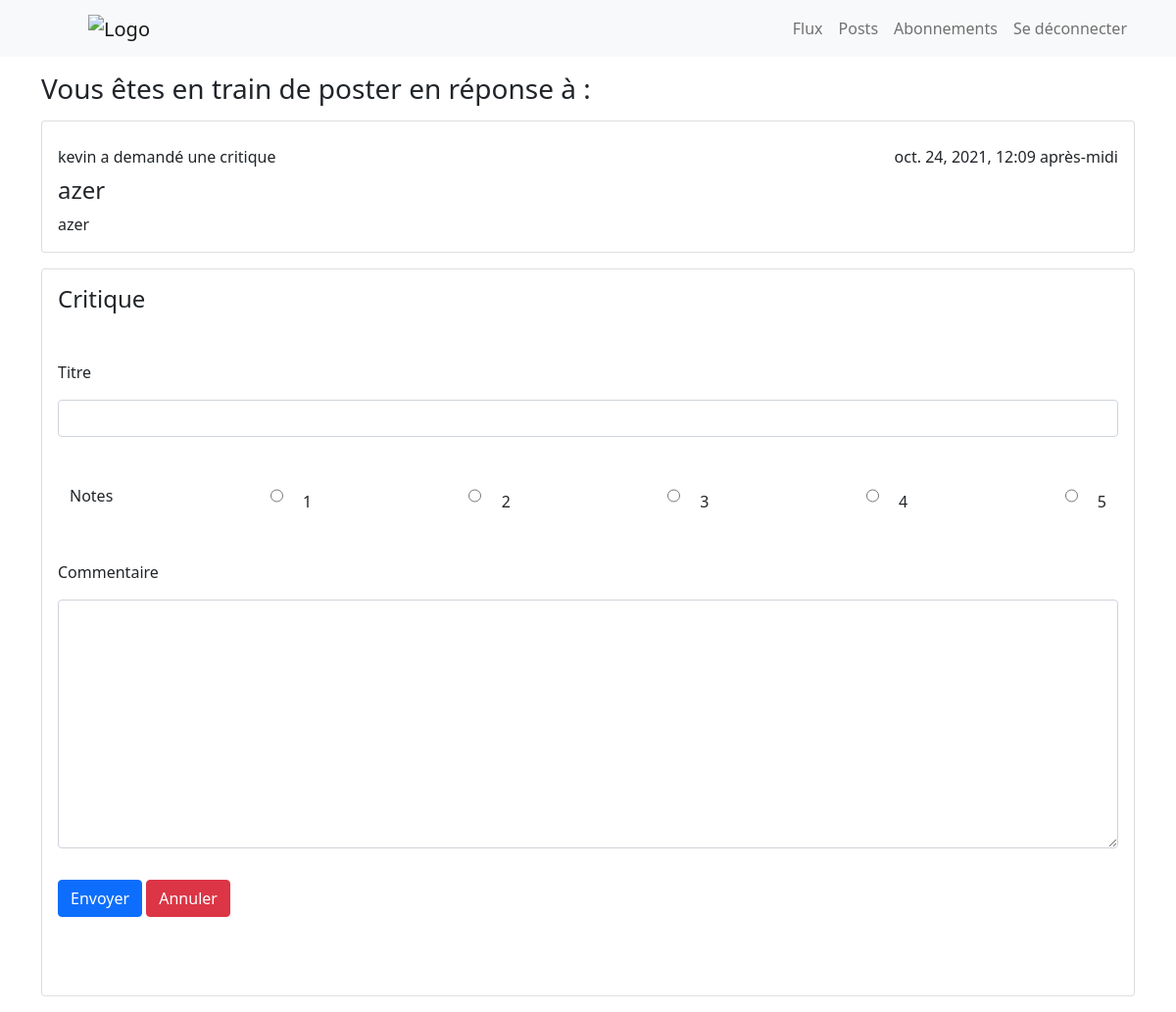
Screenshot of /flux/create_review/20 (signed in) with the database file from the repository.
### flux/models.py (models this page shows, shortened)
class Ticket(models.Model):
    title = models.CharField(max_length=128)
    description = models.TextField(max_length=2048, blank=True)
    user = models.ForeignKey(to=settings.AUTH_USER_MODEL, on_delete=models.CASCADE)
    image = models.ImageField(blank=True, null=True, upload_to='books')
    time_created = models.DateTimeField(auto_now_add=True)
    IMAGE_MAX_SIZE = (800, 800)

### accueil/models.py (models this page shows)
class User(AbstractUser):
    pass

### flux/views.py (the view, shortened to what this page needs)
# urls.py: path('create_review/<int:ticket_id>', views.create_review, name='create_review'),
@login_required
def create_review(request, ticket_id):
    ticket = Ticket.objects.get(pk = ticket_id)
    form = ReviewForm()
    context = {'ticket' : ticket, 'form' : form}
    return render(request, 'flux/create_review.html', context)

### flux/forms.py
class ReviewForm(forms.Form):
    headline = forms.CharField(label='Titre', max_length=128, widget=forms.TextInput(attrs={'class': 'form-control my-3'}))
    rating = forms.ChoiceField(label='Notes', choices=RATING_CHOICES, widget=forms.RadioSelect(attrs={'class':'form-check form-check-inline'}))
    body = forms.CharField(label='Commentaire', max_length=8192, widget=forms.Textarea(attrs={'class': 'form-control my-3'}))

### flux/templates/flux/create_review.html (shortened to what this page needs)
{% extends "base_generic.html" %}
{% block content%}
<div class="container">
    <div class="my-3">
        <h3> Vous êtes en train de poster en réponse à : </h3>
    </div>
</div>
<div class="container">
    {% include "flux/ticket_snippet.html" %}
    {% include "flux/review_form.html" %}
</div>
{% endblock %}

### flux/templates/flux/ticket_snippet.html (shortened to what this page needs)
<div class="card">
    <div class="card-body">
        <div class="d-flex justify-content-between my-2">
            <span>{{ticket.user.username}} a demandé une critique</span>
            <span>{{ticket.time_created}}</span>
        </div>
        <h4 class="card-title">{{ticket.title}}</h4>
        <p class="card-text">{{ticket.description}}</p>
    </div>
</div>

### rows the page displays
Ticket: user.username "kevin", time_created "oct. 24, 2021, 12:09 après-midi", title "azer", description "azer"

### other values shown
{{ radio.choice_label }} "1" "2" "3" "4" "5"
